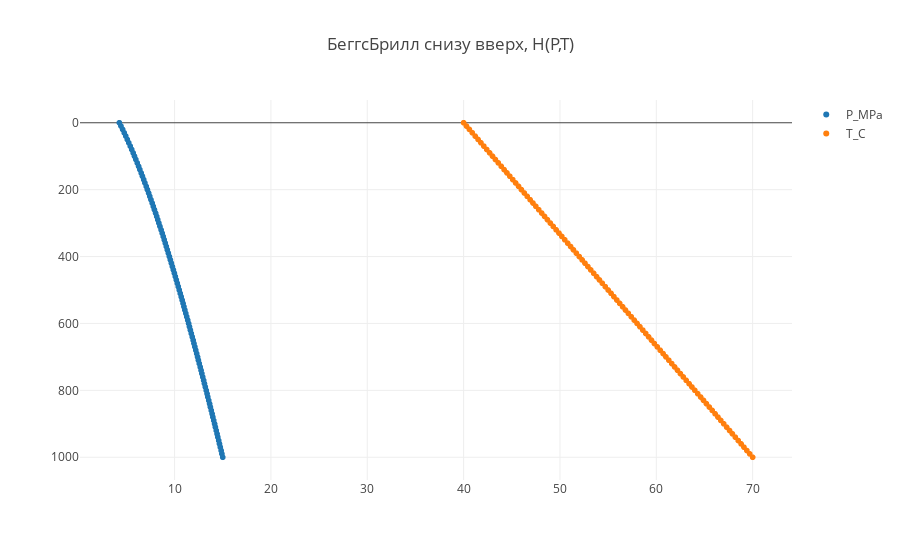

The notebook cell saved with this chart:
### Code cell
tracep = go.Scattergl(
    x = p_list,
    y = h_list,
    name = 'P_MPa',
    mode = 'markers'
)

tracet = go.Scattergl(
    x = t_list,
    y = h_list,
    name = 'T_C',
    mode = 'markers'
)


data = [tracep, tracet]

layout = dict(title = 'БеггсБрилл снизу вверх, H(P,T)',  yaxis=dict(autorange='reversed'))

fig = dict(data=data, layout=layout)

iplot(fig, filename='basic-scatter')
